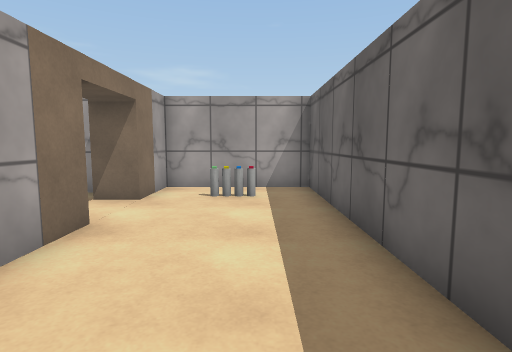
View 1 (above)

23 first-person views from a walk through a Unity game level. The camera is 1.2 m above the floor, tilts 6° down and sees 80° across. Doors are open. The floor is counted in squares, 1 m on a side. Each view is taken from the middle of a square. On the plan, view 1 faces up. The plan holds only what a view shows up to about 13 squares ahead; the rest is blank. The place goes on beyond the plan. The player is left out. Surface patterns are stand-ins for the level's own textures.

View 2
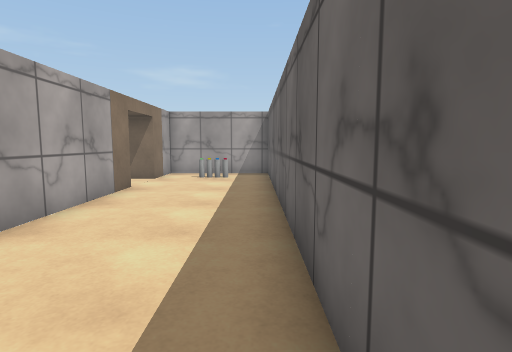

View 3
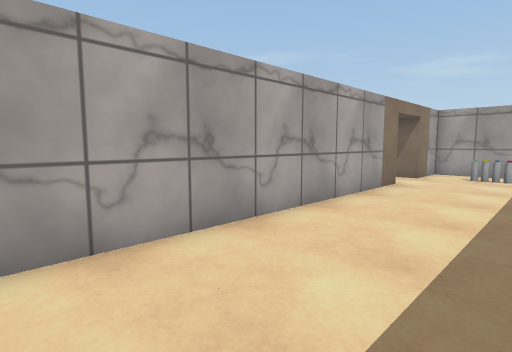

View 4
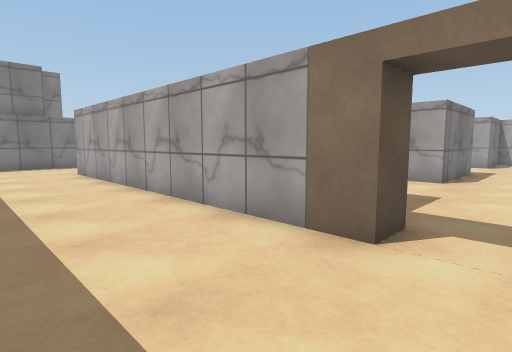

View 5
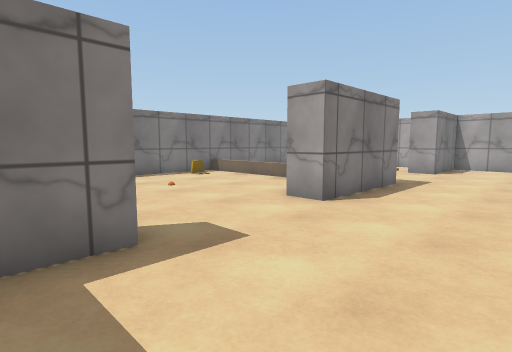

View 6
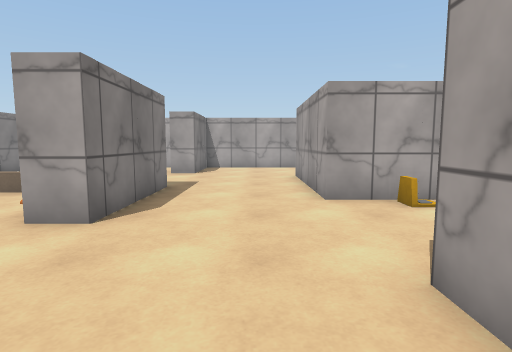

View 7
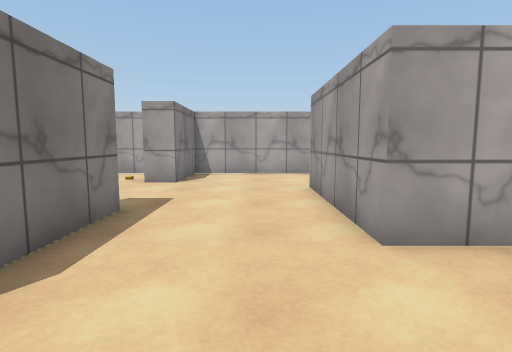

View 8
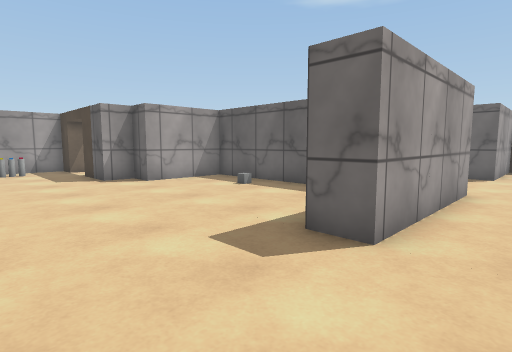

View 9
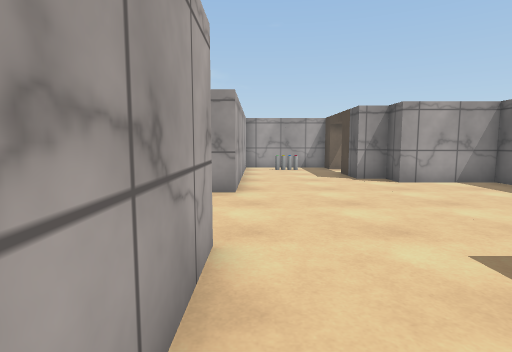

View 10
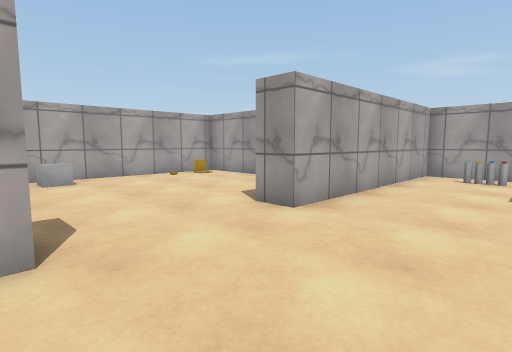

View 11
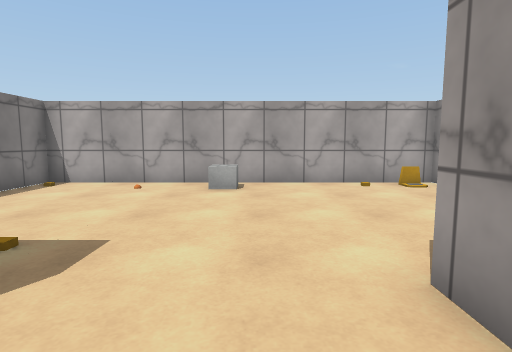

View 12
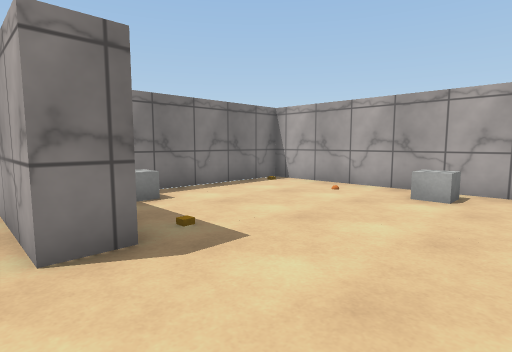

View 13
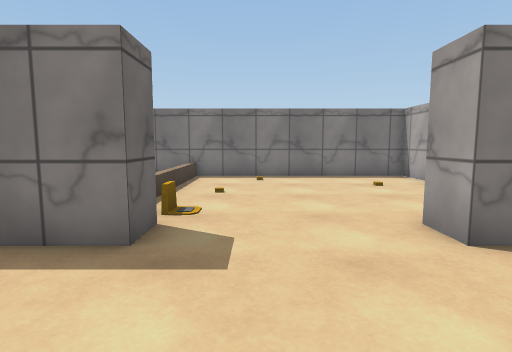

View 14
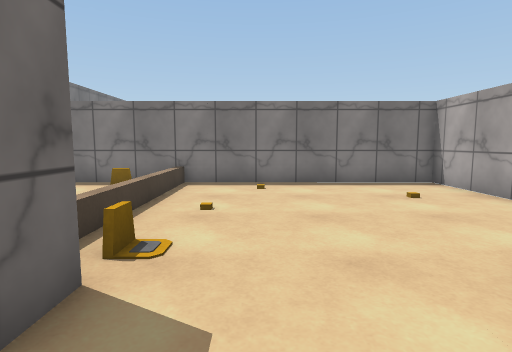

View 15
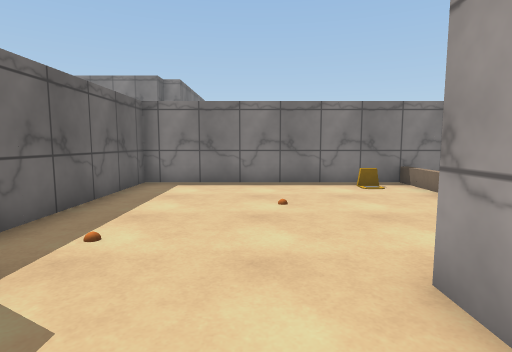

View 16
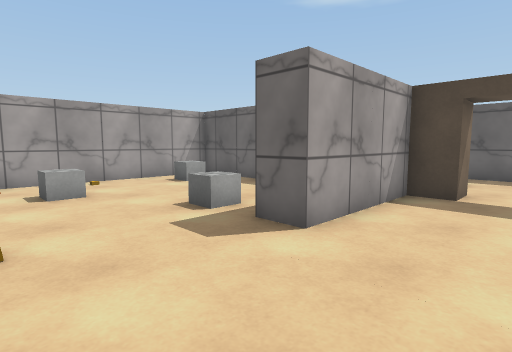

View 17
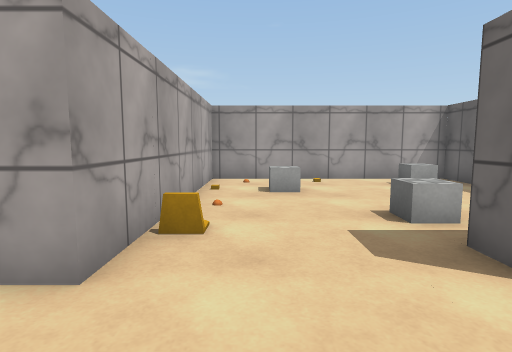

View 18
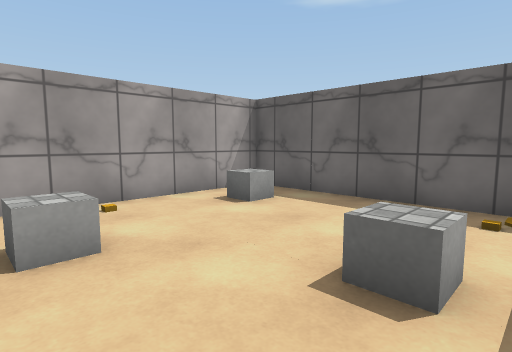

View 19
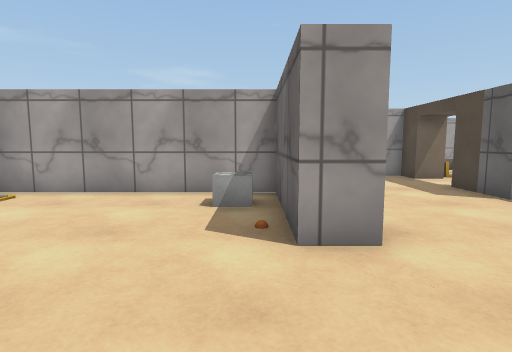

View 20
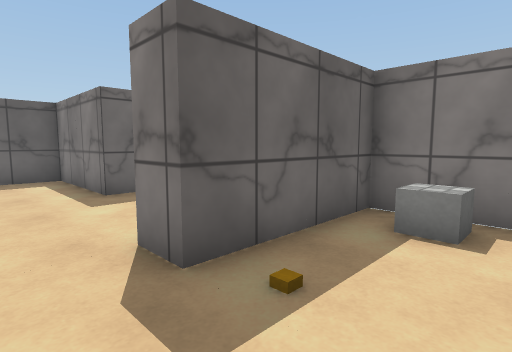

View 21
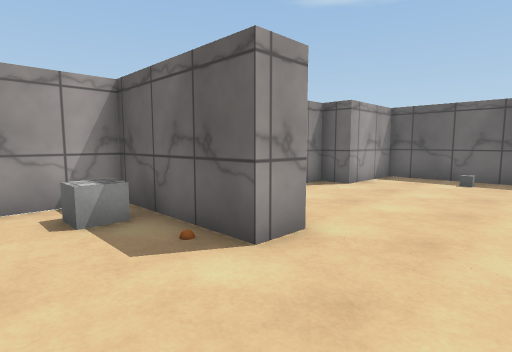

View 22
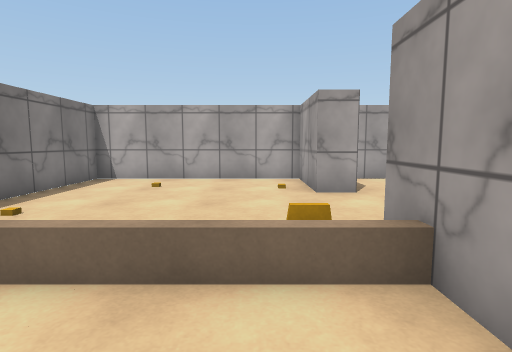

View 23
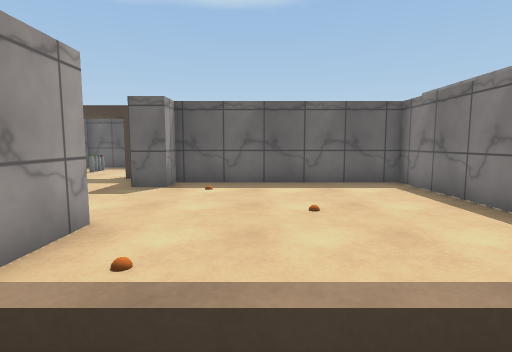

### Floor plan
Ten units are one square. View 1 is at (0, 0); x grows to the right and y downward. Boxes are objects, and circles mark ways between rooms. Rooms are numbered by the first view taken in them; rooms with no view inside come last. Other rooms are left out.
<svg viewBox="-290 -220 310 290">
<path fill="none" stroke="#000" d="M15 35 15 -10M-25 -10 -25 65M-25 -45 -25 -10M15 -10 15 -85 -25 -85 -25 -65M-115 -75 -165 -75 -165 -85 -125 -85 -125 -155 -155 -155 -155 -165 -165 -165 -165 -185M-205 -95 -205 -35 -175 -35M-135 -35 -95 -35M-165 -205 -165 -215 -205 -215 -205 -135M-55 -35 -42 -35M-35 -65 -35 -75 -75 -75M-35 -95 -35 -155 -115 -155 -115 -75M-215 -135 -215 -175 -285 -175 -285 -55 -215 -55 -215 -95M-95 -25 -135 -25M-175 -25 -205 -25 -205 45 -45 45 -45 -25 -55 -25"/>
<rect x="-15" y="-75" width="20" height="10" fill="#bbb"><title>other object</title></rect>
<rect x="-195" y="-205" width="20" height="10" fill="#bbb"><title>other object</title></rect>
<rect x="-145" y="-135" width="10" height="10" fill="#bbb"><title>other object</title></rect>
<rect x="-105" y="-135" width="20" height="10" fill="#bbb"><title>other object</title></rect>
<rect x="-85" y="-105" width="20" height="10" fill="#bbb"><title>other object</title></rect>
<rect x="-65" y="-145" width="20" height="10" fill="#bbb"><title>other object</title></rect>
<rect x="-285" y="-115" width="20" height="10" fill="#bbb"><title>other object</title></rect>
<rect x="-235" y="-75" width="10" height="20" fill="#bbb"><title>other object</title></rect>
<rect x="-235" y="-165" width="20" height="10" fill="#bbb"><title>other object</title></rect>
<circle cx="-5" cy="-10" r="3" fill="#2a7"/>
<circle cx="-30" cy="-55" r="3" fill="#2a7"/>
<circle cx="-95" cy="-80" r="3" fill="#2a7"/>
<circle cx="-210" cy="-115" r="3" fill="#2a7"/>
<circle cx="-155" cy="-30" r="3" fill="#2a7"/>
<circle cx="-75" cy="-30" r="3" fill="#2a7"/>
<text x="-10" y="20">1</text>
<text x="-10" y="-50">2</text>
<text x="-150" y="-100">3</text>
<text x="-70" y="-120">4</text>
<text x="-250" y="-120">5</text>
<text x="-130" y="10">6</text>
</svg>
Room 1 opens to room 2. Room 2 opens to room 3. Room 3 opens to room 4. Room 3 opens to room 5. Room 3 opens to room 6.

Where each view was taken, in squares from view 1:
view 1: 0 up, 0 right, facing up
view 2: 4 down, 1 right, facing up
view 3: 5 down, 1 right, facing up-left
view 4: 6 up, 1 right, facing down-left
view 5: 7 up, 4 left, facing down-left
view 6: 6 up, 5 left, facing left
view 7: 6 up, 8 left, facing left
view 8: 6 up, 20 left, facing up-right
view 9: 6 up, 20 left, facing up
view 10: 9 up, 17 left, facing up-left
view 11: 12 up, 19 left, facing left
view 12: 13 up, 20 left, facing down-left
view 13: 7 up, 15 left, facing down
view 14: 5 up, 15 left, facing down
view 15: 5 up, 8 left, facing down
view 16: 5 up, 11 left, facing up-right
view 17: 5 up, 10 left, facing up
view 18: 9 up, 10 left, facing up-right
view 19: 10 up, 22 left, facing up
view 20: 11 up, 24 left, facing down-right
view 21: 11 up, 24 left, facing up-right
view 22: 1 up, 10 left, facing left
view 23: 0 up, 14 left, facing right
